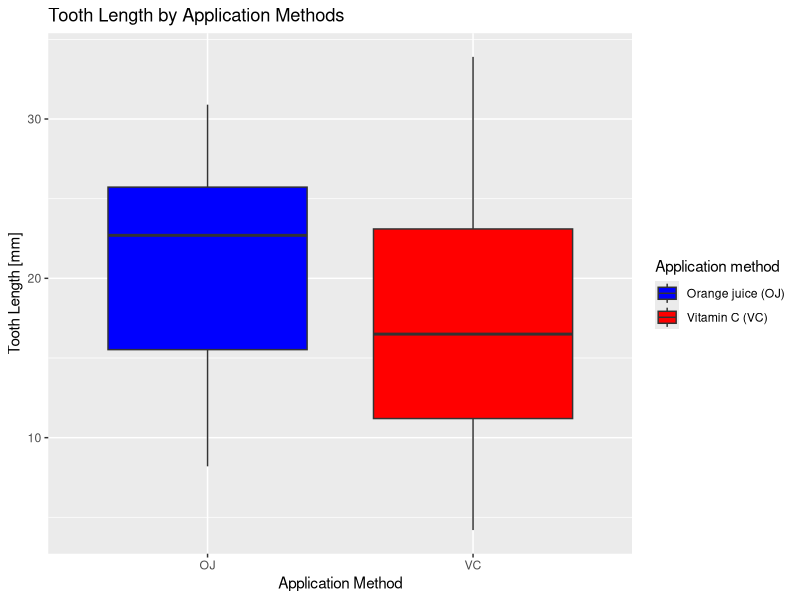
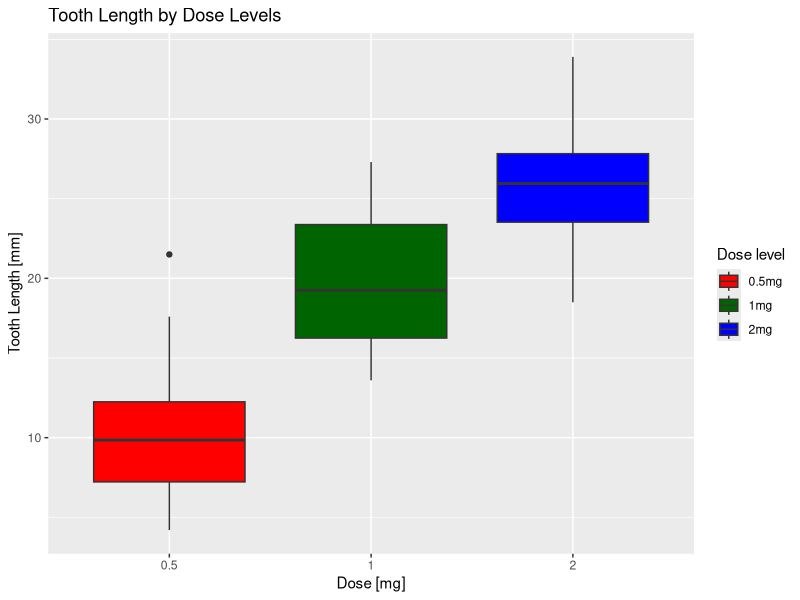

Generate these figures, in order, with R:
## ---- chunk 1
knitr::opts_chunk$set(echo = TRUE)
## ---- chunk 2
set.seed(2018)
data("ToothGrowth")       # Load Data
str(ToothGrowth)           # Structure of data
ToothGrowth$dose <- as.factor(ToothGrowth$dose)
## ---- chunk 3
summary(ToothGrowth)           # Structure of data
library(ggplot2)              # In order to provide visualization
mean.supp <- split(ToothGrowth$len, ToothGrowth$supp) # Means by supp
sapply(mean.supp, mean)
ggplot(aes(x = supp, y = len), data = ToothGrowth) + geom_boxplot(aes(fill = supp)) + xlab("Application Method") + ylab("Tooth Length [mm]") + ggtitle("Tooth Length by Application Methods") + scale_fill_manual(name = "Application method", values = c("blue","red"), labels = c("Orange juice (OJ)", "Vitamin C (VC)"))

mean.dose <- split(ToothGrowth$len, ToothGrowth$dose) # Means by dose
sapply(mean.dose, mean)
ggplot(aes(x = dose, y = len), data = ToothGrowth) + geom_boxplot(aes(fill = dose)) + xlab("Dose [mg]") + ylab("Tooth Length [mm]") + ggtitle("Tooth Length by Dose Levels") + scale_fill_manual(name = "Dose level", values = c("red", "darkgreen", "blue"), labels = c("0.5mg", "1mg", "2mg"))
## ---- chunk 4
t.test(len~supp,data=ToothGrowth)
## ---- chunk 5
# t-test using dose amounts 0.5 and 1.0 [a 0.5 increase in dosage]
ToothGrowth.sub <- subset(ToothGrowth, ToothGrowth$dose %in% c(1.0,0.5))
t.test(len~dose,data=ToothGrowth.sub)

# t-test using dose amounts 1.0 and 2.0 [a 1 increase in dosage]
ToothGrowth.sub <- subset(ToothGrowth, ToothGrowth$dose %in% c(2.0,1.0))
t.test(len~dose,data=ToothGrowth.sub)

# t-test using dose amounts 0.5 and 2.0 [a 1.5 increase in dosage]
ToothGrowth.sub <- subset(ToothGrowth, ToothGrowth$dose %in% c(2.0,0.5))
t.test(len~dose,data=ToothGrowth.sub)
